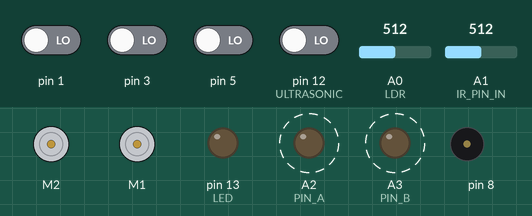
Simulated run of this sketch. Board: Arduino Nano, built with avr-gcc and run on an emulated ATmega328P. Shown: 2 × DC motor (green arrow = forward, orange = backward, longer = faster), output pins drawn as LEDs (lit = HIGH), buzzer (waves = sounding). Dashed ring = blinking. Inputs (shaded band) come from the test bench; at power-on: pin 1, pin 3, pin 5, pin 12 (ULTRASONIC) LOW, A0 (LDR) = 512, A1 (IR_PIN_IN) = 512.

Above: at 0.8 s.
1.3 s: pin 1 driven HIGH
At 1.66 s:
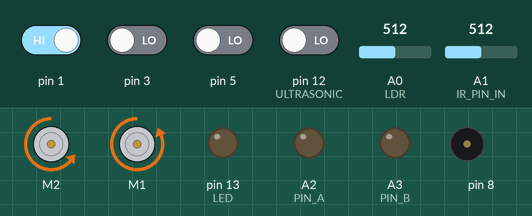
4.8 s: pin 1 driven LOW
At 5.38 s:
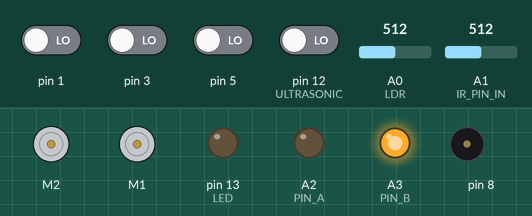
8.3 s: A0 (LDR) set to 900
At 8.6 s:
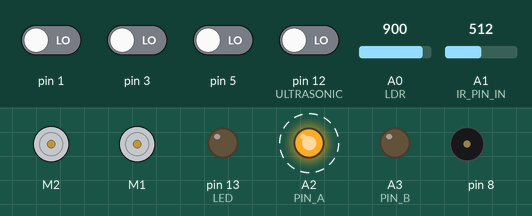
Timing chart, 0 to 18.5 s (numbered marks = the images above; inputs shaded):
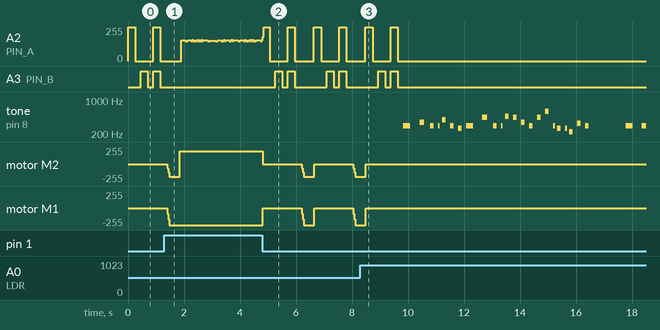

The sketch:

final_run.ino
```cpp
// imports!
#include "MeMCore.h" // mbot components

// constants!
#define PRINT 0                 // 1 to print debug statements during run
#define PRINT_CALIBRATION 0     // when calibrating, turn this on by using 1
#define ULTRASONIC_TIMEOUT 2000 // max microseconds to wait for ultrasonic sensor
#define SPEED_OF_SOUND 340
#define ULTRASONIC_READING_INTERVAL 10     // in milliseconds
#define RGBWait 200                        // in milliseconds
#define LDRWait 10                         // in milliseconds
#define TURNING_TIME 375                   // in milliseconds
#define LEFT_MOTOR_BIAS 1                  // from 0 to 1, multiplied to motor, because robot doesn't move straight
#define RIGHT_MOTOR_BIAS 0.75              // from 0 to 1, multiplied to motor, because robot doesn't move straight
#define RIGHT_MOTOR_BIAS_FOR_STRAIGHT 0.80 // from 0 to 1, for moving straight only, no turns

// pins!
#define ULTRASONIC 12
#define LED 13 // onboard led
#define PUSH_BUTTON A7
#define LDR A0
#define IR_PIN_IN A1
#define PIN_A A2 // the 2-to-4 decoder pin 1
#define PIN_B A3 // the 2-to-4 decoder pin 2

// objects!
MeLineFollower lineFinder(PORT_2); // assigning lineFinder to RJ25 port 2
MeDCMotor leftMotor(M1);           // assigning leftMotor to port M1
MeDCMotor rightMotor(M2);
MeBuzzer buzzer;

// variables!
uint8_t motorSpeed = 255;
double currentError = 0, // differential steer variables
    rotation = 0;
double IRKp = 0.10, // PD variables
    IRKd = 0,
       UltrasonicKp = 0.10, // 0.08
    UltrasonicKd = 0,
       p = 0,
       d = 0;
double left = 0,
       right = 0;
unsigned long lastReadUltrasonic,
    lastLoopTime,
    loopInterval;
enum MovementTypes
{
  WALLTRACK,   // 0
  COLOR_SENSE, // 1
  STOP         // 2
};
enum MovementTypes movement = WALLTRACK; // default setting where it is moving forward with walltracking
struct Color
{
  int r, g, b;
};
Color currentColor = {0, 0, 0};

void setup()
{
  pinMode(PIN_A, OUTPUT);
  pinMode(PIN_B, OUTPUT);
  pinMode(LED, OUTPUT);
  pinMode(ULTRASONIC, OUTPUT);
  pinMode(ULTRASONIC, INPUT);
  pinMode(PUSH_BUTTON, INPUT);
  pinMode(LDR, INPUT);
#if PRINT || PRINT_CALIBRATION
  Serial.begin(115200);
#endif
  digitalWrite(LED, HIGH);
  lastReadUltrasonic = millis();
  if (analogRead(A7) < 100) // calibrate if button is held on robot startup
  {
    setBalance(); // set calibration
  }
  digitalWrite(LED, LOW);
}

void loop()
{
  if (movement == WALLTRACK)
  {
    left = getDistFromUltrasonic();
    right = getDistFromIR();
    rotation = getRotation();
    differentialSteer(motorSpeed, rotation); // move the motors with steer rate
    test_line();                             // test for double black
#if PRINT
    Serial.print("Loop time: ");
    Serial.print(loopInterval);
    Serial.print(" | Rotation: ");
    Serial.print(rotation);
    Serial.print(" | Error: ");
    Serial.print(currentError);
    Serial.print(" | Left: ");
    Serial.print(left);
    Serial.print(" | Right: ");
    Serial.print(right);
    Serial.print(" | Rotation: ");
    Serial.print(rotation);
#endif
  }
  else if (movement == COLOR_SENSE)
  {
    stop_moving();
    read_color();
    int current_task = closestColor();
    do_color(current_task);
  }
  else if (movement == STOP)
  {
    stop_moving();
    playMelody();
  }
  else
  {
#if PRINT
    Serial.print("ERROR");
#endif
  }
#if PRINT
  Serial.print("Movement type: ");
  Serial.println(movement);
#endif
}
```

color_sensor.ino
```cpp
// floats to hold colour arrays
float colourArray[] = {0, 0, 0};
float whiteArray[] = {841.00, 915.00, 825.00}; // change this after calibration
float blackArray[] = {634.00, 553.00, 573.00}; // change this after calibration
float greyDiff[] = {whiteArray[0] - blackArray[0], whiteArray[1] - blackArray[1], whiteArray[2] - blackArray[2]};
char RGBColourStr[3][5] = {"R = ", "G = ", "B = "};

// Function to find the closest predefined color (returns an integer code for the color)
Color red = {273, 100, 82};
Color orange = {282, 170, 86};
Color blue = {153, 218, 236};
Color green = {163, 222, 126};
Color pink = {287, 231, 227};
Color white = {283, 257, 264};
Color colors[6] = {red, orange, blue, green, pink, white}; // array of predefined colors
char sensedRGBColourStr[6][8] = {"    RED", " ORANGE", "   BLUE", "  GREEN", "   PINK", "  WHITE"};

// Function to compute the Euclidean distance between two colors
float euclideanDistance(const Color &c1, const Color &c2)
{
    return sqrt(pow(c2.r - c1.r, 2) + pow(c2.g - c1.g, 2) + pow(c2.b - c1.b, 2));
}

int closestColor()
{
    // Define RGB values for the predefined colors
    int closestColorIndex = 0;                                      // index of the closest color
    float minDistance = euclideanDistance(currentColor, colors[0]); // initial minimum distance, assuming the first color (red) is the closest
    // Compare input color with all predefined colors
    for (int i = 1; i < 6; i++)
    {
        float distance = euclideanDistance(currentColor, colors[i]);
        if (distance < minDistance)
        {
            minDistance = distance;
            closestColorIndex = i;
        }
    }
#if PRINT
    Serial.print("Sensed: ");
    Serial.println(sensedRGBColourStr[closestColorIndex]);
#endif
    return closestColorIndex;
}

// LED Functions
void turnOnRed()
{
    digitalWrite(PIN_A, HIGH);
    digitalWrite(PIN_B, LOW);
}
void turnOnGreen()
{
    digitalWrite(PIN_A, LOW);
    digitalWrite(PIN_B, HIGH);
}
void turnOnBlue()
{
    digitalWrite(PIN_A, HIGH);
    digitalWrite(PIN_B, HIGH);
};
void turnOffLED()
{
    digitalWrite(PIN_A, LOW);
    digitalWrite(PIN_B, LOW);
}

// Array of function pointers
void (*ledFunctions[])() = {turnOnRed, turnOnGreen, turnOnBlue};

void read_color()
{
    for (int i = 0; i < 3; i++)
    {
        ledFunctions[i]();                                                         // Turn on LED
        delay(RGBWait);                                                            // Wait for readings to stabilise
        colourArray[i] = getAvgReading(5);                                         // Get average reading for reliability
        colourArray[i] = ((colourArray[i] - blackArray[i]) / (greyDiff[i])) * 255; // Normalise readings
        turnOffLED();
        delay(RGBWait); // Wait before turning on next LED
#if PRINT
        Serial.print(RGBColourStr[0]);
        Serial.println(int(colourArray[0]));
#endif
    }
    // Converting to struct for easy code readability afterwards
    currentColor.r = colourArray[0];
    currentColor.g = colourArray[1];
    currentColor.b = colourArray[2];
}

void do_color(int current_task)
{
    switch (current_task)
    {
    case 5:
        movement = STOP;
        break;
    case 4:
        turnLeftUTurn();
        movement = WALLTRACK;
        break;
    case 3:
        turnRight();
        movement = WALLTRACK;
        break;
    case 2:
        turnRightUTurn();
        movement = WALLTRACK;
        break;
    case 1:
        turnOnTheSpot();
        movement = WALLTRACK;
        break;
    case 0:
        turnLeft();
        movement = WALLTRACK;
        break;
    default:
#if PRINT
        Serial.println("UNKNOWN COLOR");
#endif
        movement = WALLTRACK;
        break;
    }
}

int getAvgReading(int times)
{
    // find the average reading for the requested number of times of scanning LDR
    int reading;
    int total = 0;
    // take the reading as many times as requested and add them up
    for (int i = 0; i < times; i++)
    {
        reading = analogRead(LDR);
        total = reading + total;
        delay(LDRWait);
    }
    // calculate the average and return it
    return total / times;
}

void setBalance()
{
// Set white balance
#if PRINT_CALIBRATION
    Serial.println("Put White Sample For Calibration ...");
#endif

    delay(5000);             // Delay for five seconds for getting sample ready
    digitalWrite(LED, HIGH); // Turn on visual LED
    // Scan the white sample.
    // Go through one colour at a time, set the maximum reading for each colour -- red, green and blue to the white array
    for (int i = 0; i < 3; i++)
    {
        ledFunctions[i]();                // Turn on the respective LED
        delay(RGBWait);                   // Wait for readings to stabilise
        whiteArray[i] = getAvgReading(5); // Get average reading for reliability
        turnOffLED();
        delay(RGBWait); // Wait before turning on next LED
    }
    digitalWrite(LED, LOW); // Turn off visual LED on the top of robot, so that the user knows to change the paper

// Set black balance
#if PRINT_CALIBRATION
    // Finished scanning white values, now put black sample for calibration
    Serial.println("Put Black Sample For Calibration ...");
#endif

    delay(5000);             // Delay for five seconds for getting sample ready
    digitalWrite(LED, HIGH); // Turn on visual LED
    // Scan the black sample.
    // Go through one colour at a time, set the minimum reading for red, green and blue to the black array
    for (int i = 0; i < 3; i++)
    {
        ledFunctions[i]();                // Turn on the respective LED
        delay(RGBWait);                   // Wait for readings to stabilise
        blackArray[i] = getAvgReading(5); // Get average reading for reliability
        turnOffLED();
        delay(RGBWait); // Wait before turning on next LED
    }
    digitalWrite(LED, LOW); // Turn off visual LED

    // Computing grey difference
    for (int i = 0; i < 3; i++)
    {
        greyDiff[i] = whiteArray[i] - blackArray[i];
    }

    // Printing values so they can be updated and saved in the next run in code
#if PRINT_CALIBRATION
    Serial.print("WHITE VALUES: ");
    for (int i = 0; i <= 2; i++)
    {
        Serial.print(whiteArray[i]);
        Serial.print(", ");
    }
    Serial.println();
    Serial.print("BLACK VALUES: ") for (int i = 0; i <= 2; i++)
    {
        Serial.print(blackArray[i]);
        Serial.print(", ");
    }
    Serial.println();
    Serial.println("GREY DIFFERENCE: ");
    for (int i = 0; i < 3; i++)
    {
        Serial.print(greyDiff[i]);
        Serial.print(", ");
    }
    Serial.println("Beginning run in 2 seconds...")
#endif

    digitalWrite(LED, HIGH);
    delay(2000);
    digitalWrite(LED, LOW);
}
```

distance_sensors.ino
```cpp
void transmitUltrasonic()
{
    // Sends an ultrasonic pulse from the sensor to measure distance.
    digitalWrite(ULTRASONIC, LOW);
    delayMicroseconds(2);
    digitalWrite(ULTRASONIC, HIGH);
    delayMicroseconds(10);
    digitalWrite(ULTRASONIC, LOW);
}

float receiveUltrasonic()
{
    // Measures the time it takes for the ultrasonic pulse to return as an echo.
    long duration = pulseIn(ULTRASONIC, HIGH, ULTRASONIC_TIMEOUT); // Measure pulse duration in microseconds.
    if (duration > 0)
    { // If a pulse is received within the timeout period:
        float distance = (duration / 2.0 / 1000000 * SPEED_OF_SOUND * 100) - 2.0;
#if PRINT
        Serial.print("Ultrasonic Distance(cm) = ");
        Serial.println(distance);
#endif
        if (distance < 14) // If wall is not missing, return distance
        {
            return distance;
        }
    }
    // If no pulse is received within the timeout period:
#if PRINT
    Serial.println("Ultrasonic Distance(cm) = OUT OF RANGE");
#endif
    return -1; // Return -1 to indicate that the object is out of range.
}

double getDistFromUltrasonic() // Returns current distance reading from the ultrasonic sensor at appropriate invervals
{
    if ((millis() - lastReadUltrasonic) > 10) // If 10 milliseconds or more have passed since the last reading:
    {
        transmitUltrasonic();          // Sends a new ultrasonic pulse.
        lastReadUltrasonic = millis(); // Updates the timestamp.
        return receiveUltrasonic();    // Returns the new distance.
    }
    return left; // If less than 10 milliseconds have passed: Returns the previously recorded distance without sending a new pulse.
}

void turnOnEmitter()
{
    digitalWrite(PIN_A, LOW);
    digitalWrite(PIN_B, LOW);
}

void turnOffEmitter()
{
    digitalWrite(PIN_A, HIGH);
    digitalWrite(PIN_B, LOW);
}

double getDistFromIR() // Measures the distance using the IR sensor.
{
    turnOnEmitter();
    delay(2);
    int currentReading = analogRead(IR_PIN_IN); // Read the IR sensor value with the emitter on.
    // This measures both the ambient IR light and the reflected IR signal generated by the emitter.
    turnOffEmitter();
    delay(2);
    int backgroundIR = analogRead(IR_PIN_IN); // Read the background IR level with the emitter off.
    // This measures the ambient IR light present in the environment.

    double rawDistance = backgroundIR - currentReading; // Calculate the difference to isolate the signal.

    if (rawDistance > 36) // 36 is from the plotted data and tells the mbot to return the distance sensed if it is less than 10 cm
    {
        return (100.9 * pow(rawDistance, -0.641)); // Convert the signal to distance in cm using the equation that fits the plot best.

    }
    else
    {              // If the signal is too weak or unreliable, suggesting there is no valid object detection:
        return -1; // Return -1 to signal that the sensor did not detect a meaningful distance.
    }
}

double getRotation() // Calculates the rotation needed to steer the robot using a PD controller.
{
    if (left == -1 && right == -1) // If both sensors are out of range:
    {
        digitalWrite(LED, LOW);
        rotation = 0; // Move straight.
    }
    else if (right == -1 || (left < right + 2 && left > 0) || !(right > 0)) // If the right sensor is out of range, or if the left sensor detects a closer object, or right is invalid:
    {
        digitalWrite(LED, LOW);
        rotation = PDController(left, false); // Use the (Ultrasonic)left sensor for wall tracking.
    }
    else if (left == -1 || (right + 2 < left && right > 0) || !(left > 0)) // If the left sensor is out of range, or if the right sensor detects a closer object, or left is invalid:
    {
        digitalWrite(LED, HIGH);
        rotation = PDController(right, true); // Use the (IR)right sensor for wall tracking.
    }
    else // If both sensors detect objects at the same distance:
    {
        digitalWrite(LED, LOW);
        rotation = 0; // Move straight.
    }
    return rotation;
}
```

line_sensor.ino
```cpp
bool test_line() // sensing double black
{
  uint8_t sensor_state;
  sensor_state = lineFinder.readSensors();
  if (sensor_state == S1_IN_S2_IN) // both sensors read black
  {
    stop_moving(); // stop moving while sensing
    movement = COLOR_SENSE;
#if PRINT
    Serial.println("DOUBLE BLACK SENSED");
#endif
  }
  else
  {
    return false;
  }
}
```

movements_control.ino
```cpp
double PDController(double reading, bool isRight)
{
  loopInterval = millis() - lastLoopTime;
  lastLoopTime = millis();
  if (isRight) // IR
  {
    currentError = (reading - 8);
    p = currentError * IRKp;
    d = (currentError / loopInterval) * IRKd;
  }
  else // Ultrasonic
  {
    currentError = (8.61 - reading);
    p = currentError * UltrasonicKp;
    d = (currentError / loopInterval) * UltrasonicKd;
  }
  return p + d;
}

void differentialSteer(double motorSpeed, double rotation)
{
  double slower = 1 - 2 * fabs(rotation);
  if (rotation < 0)
  { // turning left
    rightMotor.run(motorSpeed * RIGHT_MOTOR_BIAS);
    leftMotor.run(-motorSpeed * LEFT_MOTOR_BIAS * slower);
  }
  else
  { // turning right
    rightMotor.run(motorSpeed * RIGHT_MOTOR_BIAS * slower);
    leftMotor.run(-motorSpeed * LEFT_MOTOR_BIAS);
  }
}

void stop_moving()
{
  leftMotor.stop();
  rightMotor.stop();
}

void gradualSpeed(int targetSpeed, int stepDelay, bool isTurn, bool isRightTurn = false)
{
  int currentSpeed = 0;
  // gradually accelerate or decelerate to targetSpeed
  while (currentSpeed != targetSpeed)
  {
    if (currentSpeed < targetSpeed)
      currentSpeed++;
    else if (currentSpeed > targetSpeed)
      currentSpeed--;
    if (isTurn)
    {
      if (isRightTurn) // for turning right
      {
        rightMotor.run(-currentSpeed * RIGHT_MOTOR_BIAS);
        leftMotor.run(-currentSpeed * LEFT_MOTOR_BIAS);
      }
      else // for turning left
      {
        rightMotor.run(currentSpeed * RIGHT_MOTOR_BIAS);
        leftMotor.run(currentSpeed * LEFT_MOTOR_BIAS);
      }
    }
    else // for moving straight
    {
      rightMotor.run(currentSpeed * RIGHT_MOTOR_BIAS_FOR_STRAIGHT);
      leftMotor.run(-currentSpeed * LEFT_MOTOR_BIAS);
    }
    delayMicroseconds(stepDelay);
  }
}

void turnLeft()
{
  gradualSpeed(motorSpeed, 400, true, false); // accelerate to target speed
  delay(330); // maintain full speed for the duration of the turn
  gradualSpeed(0, 400, true, false); // decelerate to stop
}

void turnRight()
{
  gradualSpeed(motorSpeed, 400, true, true); // accelerate to target speed
  delay(360); // maintain full speed for the duration of the turn
  gradualSpeed(0, 400, true, true); // decelerate to stop
}

void turnOnTheSpot()
{
  gradualSpeed(motorSpeed, 400, true); // accelerate to target speed
  delay(620); // maintain full speed for the duration of the turn
  gradualSpeed(0, 400, true, false); // decelerate to stop
}

void moveStraight(int time)
{
  gradualSpeed(motorSpeed, 400, false); // accelerate to target speed
  delay(time); // maintain full speed for the specified duration
  gradualSpeed(0, 400, false); // decelerate to stop
}

void turnLeftUTurn()
{
  turnLeft();
  moveStraight(770);
  turnLeft();
  leftMotor.stop();
  rightMotor.stop();
}

void turnRightUTurn()
{
  turnRight();
  moveStraight(800);
  turnRight();
  leftMotor.stop();
  rightMotor.stop();
}

void moveStraightTesting()
{
  rightMotor.run(motorSpeed * RIGHT_MOTOR_BIAS);
  leftMotor.run(-motorSpeed * LEFT_MOTOR_BIAS);
}
```

Source omitted: music.ino (1430 bytes)

Measured:
- after the input at 1.3 s, A3 (PIN_B): stops changing and stays LOW; motor M1: goes on until 1.5 s, then stays backward 255/255
- after the input at 4.8 s, A3 (PIN_B): LOW → HIGH after 0.46 s, → LOW 0.25 s later, → HIGH 0.20 s later, → LOW 0.25 s later, … (8 changes in this stretch); motor M2: alternates backward 191/255 for 0.45 s and stopped for 1.4 s, starting at once; motor M1: alternates backward 255/255 for 0.45 s and stopped for 1.4 s, starting at once
- after the input at 8.3 s, A2 (PIN_A): goes on until 9.6 s, then stays 0/255; A3 (PIN_B): goes on until 9.6 s, then stays LOW
- by itself, A2 (PIN_A): repeats every 0.85 s: 255/255 0.20 s, 0/255 0.65 s
- by itself, A3 (PIN_B): alternates HIGH for 0.25 s and LOW for 0.20 s
